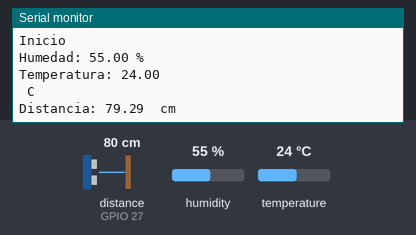
The sketch below on a simulated ESP32. Parts: the last lines printed to the serial monitor. Wiring (inferred from the names in the program): ultrasonic range finder: trigger GPIO 26; echo GPIO 27. The inputs (shaded band) are chosen by the test bench; at power-on: distance to the obstacle (sensor on GPIO 27) 80 cm, humidity 55 %, temperature 24 °C. The echo pulse lasts 58.3 µs per cm.

Above: at 1.3 s.
1.4 s: distance to the obstacle (sensor on GPIO 27) set to 2 cm
At 2.7 s:
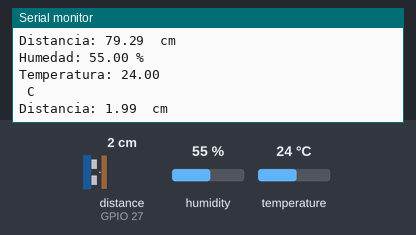
4.1 s: humidity set to 22 %
6.8 s: temperature set to 12 °C
At 8.8 s:
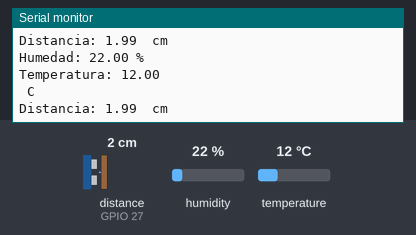
9.5 s: distance to the obstacle (sensor on GPIO 27) set to 4 cm
At 11.2 s:
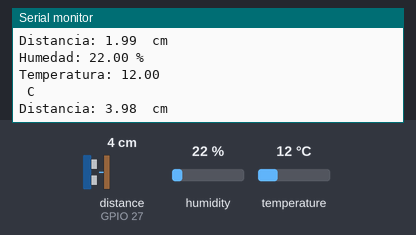
12.2 s: humidity set to 40 %
Timing chart, 0 to 15.2 s (numbered marks = the images above; inputs shaded):
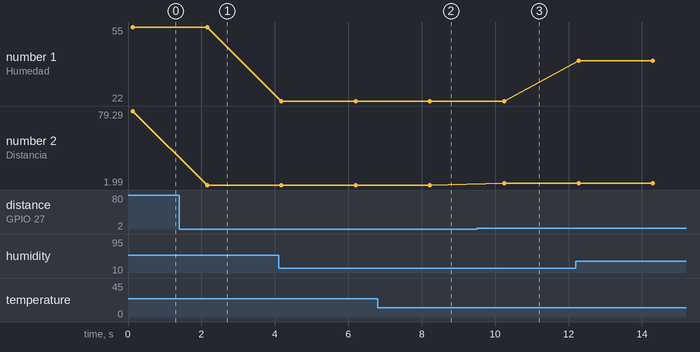

The sketch:

sensores.ino
```cpp
// Librerías
#include "DHT.h"

#define DHTPIN 14
#define echoPin 27 // attach pin D2 Arduino to pin Echo of HC-SR04
#define trigPin 26 //attach pin D3 Arduino to pin Trig of HC-SR04

unsigned long duration;
float distance;
float h;
float t;

// Instancias: configuraciones iniciales del DHT11
#define DHTTYPE DHT11
DHT dht(DHTPIN, DHTTYPE);

void setup()
{
	Serial.begin(115200);
  Serial.println("Inicio");
	delay(100);

	pinMode(DHTPIN, INPUT);
  dht.begin();

  pinMode(trigPin, OUTPUT); // Sets the trigPin as an OUTPUT
  pinMode(echoPin, INPUT); // Sets the echoPin as an INPUT
}

void loop()
{

	h = dht.readHumidity();
  t = dht.readTemperature();

	// Printing the results on the serial monitor
	Serial.print("Humedad: ");
  Serial.print(h);
  Serial.println(" % ");

  Serial.print("Temperatura: ");
  Serial.println(t);
  Serial.print(" ");
	Serial.println("C");


  digitalWrite(trigPin, LOW); // Clears the trigPin condition
  delayMicroseconds(2);
  digitalWrite(trigPin, HIGH); // Sets the trigPin HIGH (ACTIVE) for 10 microseconds
  delayMicroseconds(10);
  digitalWrite(trigPin, LOW);

  duration = pulseIn(echoPin, HIGH); // Reads the echoPin, returns the sound wave travel time in microseconds
  distance = duration * 0.034 / 2; // Calculating the distance: Speed of sound wave divided by 2 (go and back)
  // Displays the distance on the Serial Monitor
  Serial.print("Distancia: ");
  Serial.print(distance);
  Serial.print(" ");
  Serial.println(" cm");

	delay(2000); // Delays 2 secods
}
```

Measured:
- after the input at 1.4 s, the serial monitor: prints a new line after 0.75 s (image 1)
- after the input at 6.8 s, the serial monitor: prints a new line after 1.4 s (image 2)
- after the input at 9.5 s, the serial monitor: prints a new line after 0.75 s (image 3)
- plotted number 1: 55 → 22 after the input at 4.1 s, 22 → 40 after the input at 12.2 s
- plotted number 2: 79.29 → 1.99 after the input at 1.4 s, 1.99 → 3.98 after the input at 9.5 s
